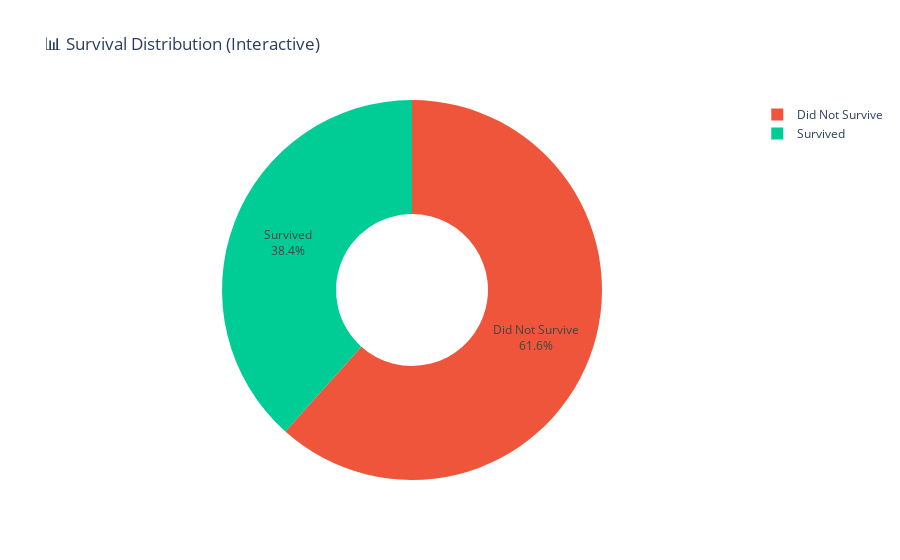

The notebook cell this image was saved under:
### Markdown cell above
**🕵️ Observations:**
- **Cabin** — 77% missing → we'll extract deck information and fill missing as 'Unknown' 🚪
- **Age** — 19.9% missing → we'll use smart imputation based on passenger title 🎂
- **Embarked** — only 2 missing → we'll fill with the most common port ⚓

### Code cell
# ── 3.3 Interactive Survival Distribution ───────────────────

surv_counts = df['Survived'].value_counts().reset_index()
surv_counts.columns = ['Survived', 'Count']
surv_counts['Label'] = surv_counts['Survived'].map({0: 'Did Not Survive', 1: 'Survived'})

# Creative Interactive Pie Chart
fig = px.pie(surv_counts, values='Count', names='Label', 
             color='Label', 
             color_discrete_map={'Did Not Survive':'#EF553B', 'Survived':'#00CC96'},
             title='📊 Survival Distribution (Interactive)',
             hole=0.4)
fig.update_traces(textposition='inside', textinfo='percent+label')
fig.show()

### Figure 1 — Plotly figure (JSON) as saved in the notebook; plotly's stock layout.template omitted (floating-point values rounded to 4 significant figures)
{"data": [{"customdata": [["Did Not Survive"], ["Survived"]], "domain": {"x": [0, 1], "y": [0, 1]}, "hole": 0.4, "hovertemplate": "Label=%{customdata[0]}<br>Count=%{value}<extra></extra>", "labels": ["Did Not Survive", "Survived"], "legendgroup": "", "marker": {"colors": ["#EF553B", "#00CC96"]}, "name": "", "showlegend": true, "textinfo": "percent+label", "textposition": "inside", "type": "pie", "values": [549, 342]}], "layout": {"legend": {"tracegroupgap": 0}, "title": {"text": "📊 Survival Distribution (Interactive)"}}}
